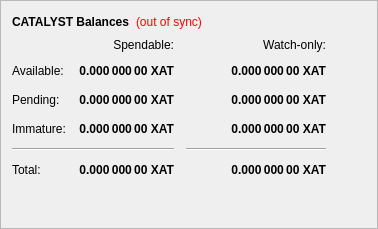
        <widget class="QFrame" name="frame">
         <property name="frameShape">
          <enum>QFrame::StyledPanel</enum>
         </property>
         <property name="frameShadow">
          <enum>QFrame::Raised</enum>
         </property>
         <layout class="QVBoxLayout" name="verticalLayout_4">
          <item>
           <layout class="QHBoxLayout" name="horizontalLayout_4">
            <item>
             <widget class="QLabel" name="label_5">
              <property name="font">
               <font>
                <weight>75</weight>
                <bold>true</bold>
               </font>
              </property>
              <property name="text">
               <string>CATALYST Balances</string>
              </property>
             </widget>
            </item>
            <item>
             <widget class="QLabel" name="labelWalletStatus">
              <property name="cursor">
               <cursorShape>WhatsThisCursor</cursorShape>
              </property>
              <property name="toolTip">
               <string>The displayed information may be out of date. Your wallet automatically synchronizes with the Catalyst network after a connection is established, but this process has not completed yet.</string>
              </property>
              <property name="styleSheet">
               <string notr="true">QLabel { color: red; }</string>
              </property>
              <property name="text">
               <string notr="true">(out of sync)</string>
              </property>
              <property name="alignment">
               <set>Qt::AlignLeading|Qt::AlignLeft|Qt::AlignVCenter</set>
              </property>
             </widget>
            </item>
            <item>
             <spacer name="horizontalSpacer_3">
              <property name="orientation">
               <enum>Qt::Horizontal</enum>
              </property>
              <property name="sizeHint" stdset="0">
               <size>
                <width>40</width>
                <height>20</height>
               </size>
              </property>
             </spacer>
            </item>
           </layout>
          </item>
          <item>
           <layout class="QGridLayout" name="gridLayout">
            <property name="spacing">
             <number>12</number>
            </property>
            <item row="2" column="2">
             <widget class="QLabel" name="labelWatchPending">
              <property name="font">
               <font>
                <weight>75</weight>
                <bold>true</bold>
               </font>
              </property>
              <property name="cursor">
               <cursorShape>IBeamCursor</cursorShape>
              </property>
              <property name="toolTip">
               <string>Unconfirmed transactions to watch-only addresses</string>
              </property>
              <property name="text">
               <string notr="true">0.000 000 00 XAT</string>
              </property>
              <property name="alignment">
               <set>Qt::AlignRight|Qt::AlignTrailing|Qt::AlignVCenter</set>
              </property>
              <property name="textInteractionFlags">
               <set>Qt::LinksAccessibleByMouse|Qt::TextSelectableByKeyboard|Qt::TextSelectableByMouse</set>
              </property>
             </widget>
            </item>
            <item row="2" column="1">
             <widget class="QLabel" name="labelUnconfirmed">
              <property name="font">
               <font>
                <weight>75</weight>
                <bold>true</bold>
               </font>
              </property>
              <property name="cursor">
               <cursorShape>IBeamCursor</cursorShape>
              </property>
              <property name="toolTip">
               <string>Total of transactions that have yet to be confirmed, and do not yet count toward the spendable balance</string>
              </property>
              <property name="text">
               <string notr="true">0.000 000 00 XAT</string>
              </property>
              <property name="alignment">
               <set>Qt::AlignRight|Qt::AlignTrailing|Qt::AlignVCenter</set>
              </property>
              <property name="textInteractionFlags">
               <set>Qt::LinksAccessibleByMouse|Qt::TextSelectableByKeyboard|Qt::TextSelectableByMouse</set>
              </property>
             </widget>
            </item>
            <item row="3" column="2">
             <widget class="QLabel" name="labelWatchImmature">
              <property name="font">
               <font>
                <weight>75</weight>
                <bold>true</bold>
               </font>
              </property>
              <property name="cursor">
               <cursorShape>IBeamCursor</cursorShape>
              </property>
              <property name="toolTip">
               <string>Staked or masternode rewards in watch-only addresses that has not yet matured</string>
              </property>
              <property name="text">
               <string notr="true">0.000 000 00 XAT</string>
              </property>
              <property name="alignment">
               <set>Qt::AlignRight|Qt::AlignTrailing|Qt::AlignVCenter</set>
              </property>
              <property name="textInteractionFlags">
               <set>Qt::LinksAccessibleByMouse|Qt::TextSelectableByKeyboard|Qt::TextSelectableByMouse</set>
              </property>
             </widget>
            </item>
            <item row="4" column="0" colspan="2">
             <widget class="Line" name="lineSpendableBalance">
              <property name="orientation">
               <enum>Qt::Horizontal</enum>
              </property>
             </widget>
            </item>
            <item row="4" column="2">
             <widget class="Line" name="lineWatchBalance">
              <property name="sizePolicy">
               <sizepolicy hsizetype="Preferred" vsizetype="Fixed">
                <horstretch>0</horstretch>
                <verstretch>0</verstretch>
               </sizepolicy>
              </property>
              <property name="minimumSize">
               <size>
                <width>140</width>
                <height>0</height>
               </size>
              </property>
              <property name="orientation">
               <enum>Qt::Horizontal</enum>
              </property>
             </widget>
            </item>
            <item row="5" column="0">
             <widget class="QLabel" name="labelTotalText">
              <property name="text">
               <string>Total:</string>
              </property>
             </widget>
            </item>
            <item row="3" column="1">
             <widget class="QLabel" name="labelImmature">
              <property name="font">
               <font>
                <weight>75</weight>
                <bold>true</bold>
               </font>
              </property>
              <property name="cursor">
               <cursorShape>IBeamCursor</cursorShape>
              </property>
              <property name="toolTip">
               <string>Staked or masternode rewards that has not yet matured</string>
              </property>
              <property name="text">
               <string notr="true">0.000 000 00 XAT</string>
              </property>
              <property name="alignment">
               <set>Qt::AlignRight|Qt::AlignTrailing|Qt::AlignVCenter</set>
              </property>
              <property name="textInteractionFlags">
               <set>Qt::LinksAccessibleByMouse|Qt::TextSelectableByKeyboard|Qt::TextSelectableByMouse</set>
              </property>
             </widget>
            </item>
            <item row="2" column="3">
             <spacer name="horizontalSpacer_2">
              <property name="orientation">
               <enum>Qt::Horizontal</enum>
              </property>
              <property name="sizeHint" stdset="0">
               <size>
                <width>40</width>
                <height>20</height>
               </size>
              </property>
             </spacer>
            </item>
            <item row="3" column="0">
             <widget class="QLabel" name="labelImmatureText">
              <property name="text">
               <string>Immature:</string>
              </property>
             </widget>
            </item>
            <item row="5" column="1">
             <widget class="QLabel" name="labelTotal">
              <property name="font">
               <font>
                <weight>75</weight>
                <bold>true</bold>
               </font>
              </property>
              <property name="cursor">
               <cursorShape>IBeamCursor</cursorShape>
              </property>
              <property name="toolTip">
               <string>Your current total balance</string>
              </property>
              <property name="text">
               <string notr="true">0.000 000 00 XAT</string>
              </property>
              <property name="alignment">
               <set>Qt::AlignRight|Qt::AlignTrailing|Qt::AlignVCenter</set>
              </property>
              <property name="textInteractionFlags">
               <set>Qt::LinksAccessibleByMouse|Qt::TextSelectableByKeyboard|Qt::TextSelectableByMouse</set>
              </property>
             </widget>
            </item>
            <item row="5" column="2">
             <widget class="QLabel" name="labelWatchTotal">
              <property name="font">
               <font>
                <weight>75</weight>
                <bold>true</bold>
               </font>
              </property>
              <property name="cursor">
               <cursorShape>IBeamCursor</cursorShape>
              </property>
              <property name="toolTip">
               <string>Current total balance in watch-only addresses</string>
              </property>
              <property name="text">
               <string notr="true">0.000 000 00 XAT</string>
              </property>
              <property name="alignment">
               <set>Qt::AlignRight|Qt::AlignTrailing|Qt::AlignVCenter</set>
              </property>
              <property name="textInteractionFlags">
               <set>Qt::LinksAccessibleByMouse|Qt::TextSelectableByKeyboard|Qt::TextSelectableByMouse</set>
              </property>
             </widget>
            </item>
            <item row="0" column="2">
             <widget class="QLabel" name="labelWatchonly">
              <property name="text">
               <string>Watch-only:</string>
              </property>
              <property name="alignment">
               <set>Qt::AlignRight|Qt::AlignTrailing|Qt::AlignVCenter</set>
              </property>
             </widget>
            </item>
            <item row="1" column="0">
             <widget class="QLabel" name="labelBalanceText">
              <property name="text">
               <string>Available:</string>
              </property>
             </widget>
            </item>
            <item row="1" column="1">
             <widget class="QLabel" name="labelBalance">
              <property name="font">
               <font>
                <weight>75</weight>
                <bold>true</bold>
               </font>
              </property>
              <property name="cursor">
               <cursorShape>IBeamCursor</cursorShape>
              </property>
              <property name="toolTip">
               <string>Your current spendable balance</string>
              </property>
              <property name="text">
               <string notr="true">0.000 000 00 XAT</string>
              </property>
              <property name="alignment">
               <set>Qt::AlignRight|Qt::AlignTrailing|Qt::AlignVCenter</set>
              </property>
              <property name="textInteractionFlags">
               <set>Qt::LinksAccessibleByMouse|Qt::TextSelectableByKeyboard|Qt::TextSelectableByMouse</set>
              </property>
             </widget>
            </item>
            <item row="1" column="2">
             <widget class="QLabel" name="labelWatchAvailable">
              <property name="font">
               <font>
                <weight>75</weight>
                <bold>true</bold>
               </font>
              </property>
              <property name="cursor">
               <cursorShape>IBeamCursor</cursorShape>
              </property>
              <property name="toolTip">
               <string>Your current balance in watch-only addresses</string>
              </property>
              <property name="text">
               <string notr="true">0.000 000 00 XAT</string>
              </property>
              <property name="alignment">
               <set>Qt::AlignRight|Qt::AlignTrailing|Qt::AlignVCenter</set>
              </property>
              <property name="textInteractionFlags">
               <set>Qt::LinksAccessibleByMouse|Qt::TextSelectableByKeyboard|Qt::TextSelectableByMouse</set>
              </property>
             </widget>
            </item>
            <item row="2" column="0">
             <widget class="QLabel" name="labelPendingText">
              <property name="text">
               <string>Pending:</string>
              </property>
             </widget>
            </item>
            <item row="0" column="1">
             <widget class="QLabel" name="labelSpendable">
              <property name="text">
               <string>Spendable:</string>
              </property>
              <property name="alignment">
               <set>Qt::AlignRight|Qt::AlignTrailing|Qt::AlignVCenter</set>
              </property>
             </widget>
            </item>
           </layout>
          </item>
          <item>
           <spacer name="verticalSpacer_4">
            <property name="orientation">
             <enum>Qt::Vertical</enum>
            </property>
            <property name="sizeHint" stdset="0">
             <size>
              <width>20</width>
              <height>40</height>
             </size>
            </property>
           </spacer>
          </item>
         </layout>
        </widget>
